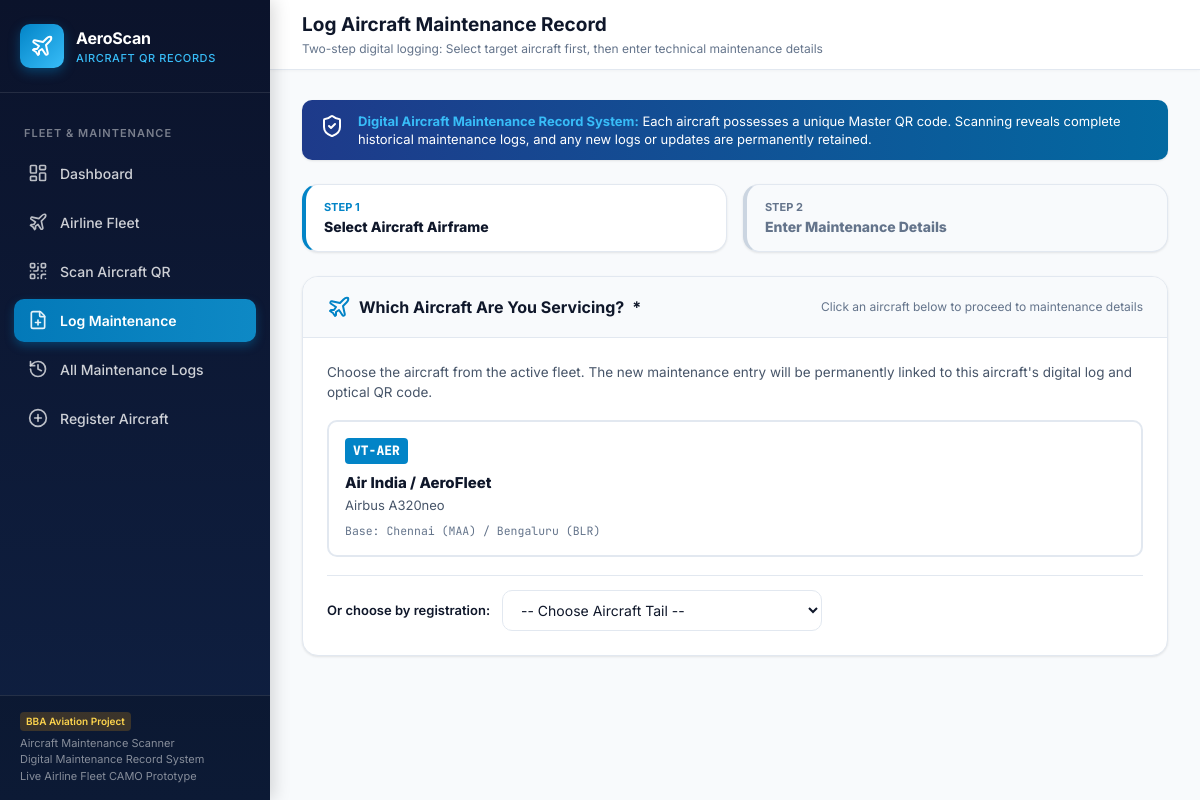
Page /maintenance/new on the committed database.
### tables this page shows
CREATE TABLE Aircraft (
        registration TEXT PRIMARY KEY,
        model TEXT NOT NULL,
        airline TEXT NOT NULL,
        msn TEXT,
        flight_hours TEXT,
        cycles TEXT,
        engine_type TEXT,
        home_base TEXT,
        airworthiness_status TEXT DEFAULT 'Airworthy & In Service',
        qr_code_path TEXT,
        created_at TIMESTAMP DEFAULT CURRENT_TIMESTAMP
    );

### app.py (the view, shortened to what this page needs)
@app.route("/maintenance/new", methods=["GET", "POST"])
def maintenance_create():
    conn = get_db_connection()
    cursor = conn.cursor()
    preselected_aircraft = request.args.get("aircraft", "").strip().upper()
    if not preselected_aircraft:
        preselected_aircraft = request.args.get("registration", "").strip().upper()
    cursor.execute("SELECT * FROM Aircraft ORDER BY airline ASC, registration ASC;")
    fleet = [dict(a) for a in cursor.fetchall()]
    conn.close()
    today_str = datetime.date.today().strftime("%Y-%m-%d")
    default_next = (datetime.date.today() + datetime.timedelta(days=30)).strftime("%Y-%m-%d")
    return render_template(
        "maintenance_form.html",
        fleet=fleet,
        selected_aircraft=preselected_aircraft,
        form_data={
            "service_date": today_str,
            "next_inspection_date": default_next,
            "service_status": "Completed — sample record"
        }
    )

### database.py (called while the page is built)
def get_db_connection(db_path=None):
    target_path = db_path or DB_PATH
    conn = sqlite3.connect(target_path)
    conn.row_factory = sqlite3.Row
    conn.execute("PRAGMA foreign_keys = ON;")
    return conn

### templates/maintenance_form.html (shortened to what this page needs)
{% extends "base.html" %}
{% block page_title %}Log Aircraft Maintenance Record{% endblock %}
{% block page_subtitle %}Two-step digital logging: Select target aircraft first, then enter technical maintenance details{% endblock %}
{% block content %}
<div style="max-width: 920px; margin: 0 auto;">
  <div style="display: flex; gap: 16px; margin-bottom: 24px;">
    <div id="step1Indicator" class="card" style="flex: 1; padding: 14px 18px; border-left: 4px solid var(--sky-primary); background: #FFF;">
      <div style="font-size: 11px; font-weight: 700; text-transform: uppercase; color: var(--sky-primary);">Step 1</div>
      <div style="font-size: 14px; font-weight: 800; color: var(--navy-dark);">Select Aircraft Airframe</div>
    </div>
    <div id="step2Indicator" class="card" style="flex: 1; padding: 14px 18px; border-left: 4px solid #CBD5E1; background: #F8FAFC;">
      <div style="font-size: 11px; font-weight: 700; text-transform: uppercase; color: var(--text-muted);">Step 2</div>
      <div style="font-size: 14px; font-weight: 800; color: var(--text-muted);" id="step2IndicatorText">Enter Maintenance Details</div>
    </div>
  </div>
  <form method="POST" id="maintenanceForm">
    <div class="card" id="aircraftSelectionCard" style="margin-bottom: 24px;">
      <div class="card-header" style="background: #F8FAFC;">
        <h3 class="card-title">
          <i data-lucide="plane" style="color: var(--sky-primary);"></i>
          Which Aircraft Are You Servicing? <span class="required">*</span>
        </h3>
        <span style="font-size: 12px; color: var(--text-muted);">Click an aircraft below to proceed to maintenance details</span>
      </div>
      <div class="card-body">
        <p style="font-size: 13.5px; color: var(--text-secondary); margin-bottom: 18px;">
          Choose the aircraft from the active fleet. The new maintenance entry will be permanently linked to this aircraft's digital log and optical QR code.
        </p>
        <div style="display: grid; grid-template-columns: repeat(auto-fit, minmax(260px, 1fr)); gap: 14px; margin-bottom: 18px;">
          {% for plane in fleet %}
            <div
              class="aircraft-select-card"
              data-reg="{{ plane.registration }}"
              data-airline="{{ plane.airline }}"
              data-model="{{ plane.model }}"
              data-status="{{ plane.airworthiness_status }}"
              onclick="selectAircraft('{{ plane.registration }}', '{{ plane.airline }}', '{{ plane.model }}')"
              style="border: 2px solid {% if selected_aircraft == plane.registration %}var(--sky-primary){% else %}var(--border-subtle){% endif %}; border-radius: var(--radius-md); padding: 16px; cursor: pointer; transition: all 0.2s ease; background: {% if selected_aircraft == plane.registration %}#F0F9FF{% else %}#FFFFFF{% endif %};"
            >
              <div style="display: flex; justify-content: space-between; align-items: flex-start; margin-bottom: 8px;">
                <span style="background: var(--sky-primary); color: #FFF; font-family: 'JetBrains Mono', monospace; font-size: 13px; font-weight: 800; padding: 3px 8px; border-radius: 4px;">
                  {{ plane.registration }}
                </span>
              </div>
              <div style="font-weight: 800; font-size: 15px; color: var(--navy-dark); margin-bottom: 2px;">
                {{ plane.airline }}
              </div>
              <div style="font-size: 13px; color: var(--text-secondary); margin-bottom: 6px;">
                {{ plane.model }}
              </div>
              <div style="font-size: 11.5px; color: var(--text-muted); font-family: 'JetBrains Mono', monospace;">
                Base: {{ plane.home_base }}
              </div>
            </div>
          {% endfor %}
        </div>
        <div style="display: flex; align-items: center; gap: 12px; border-top: 1px solid var(--border-subtle); padding-top: 14px;">
          <label style="font-size: 13px; font-weight: 600; color: var(--navy-dark); white-space: nowrap;">
            Or choose by registration:
          </label>
          <select id="aircraftDropdownSelect" class="form-control" style="max-width: 320px;" onchange="onDropdownChange(this)">
            <option value="">-- Choose Aircraft Tail --</option>
          </select>
        </div>
      </div>
    </div>
  </form>
</div>
{% endblock %}

### static/css/style.css (style rules this page uses)
:root { --navy-darkest: #0B132B; --navy-dark: #0F172A; --navy-primary: #1E293B; --navy-surface: #1E3A8A; --navy-card: #0F284E; --sky-primary: #0284C7; --sky-light: #38BDF8; --sky-soft: #E0F2FE; --sky-accent: #0EA5E9; --bg-page: #F8FAFC; --bg-card: #FFFFFF; --border-subtle: #E2E8F0; --border-focus: #38BDF8; --text-primary: #0F172A; --text-secondary: #475569; --text-muted: #64748B; --text-on-dark: #F8FAFC; --status-success: #10B981; --status-success-bg: #ECFDF5; --status-success-border: #A7F3D0; --status-warning: #F59E0B; --status-warning-bg: #FFFBEB; --status-warning-border: #FDE68A; --status-danger: #EF4444; --status-danger-bg: #FEF2F2; --status-danger-border: #FECACA; --status-info: #3B82F6; --status-info-bg: #EFF6FF; --status-info-border: #BFDBFE; --sidebar-width: 270px; --header-height: 70px; --radius-sm: 6px; --radius-md: 10px; --radius-lg: 16px; --shadow-sm: 0 1px 3px rgba(0,0,0,0.06), 0 1px 2px rgba(0,0,0,0.04); --shadow-md: 0 4px 6px -1px rgba(15, 23, 42, 0.08), 0 2px 4px -2px rgba(15, 23, 42, 0.06); --shadow-lg: 0 10px 15px -3px rgba(15, 23, 42, 0.09), 0 4px 6px -4px rgba(15, 23, 42, 0.05); }
* { box-sizing: border-box; margin: 0; padding: 0; }
body { font-family: 'Inter', -apple-system, BlinkMacSystemFont, "Segoe UI", Roboto, sans-serif; background-color: var(--bg-page); color: var(--text-primary); line-height: 1.5; -webkit-font-smoothing: antialiased; }
.card { background: var(--bg-card); border-radius: var(--radius-lg); border: 1px solid var(--border-subtle); box-shadow: var(--shadow-sm); overflow: hidden; }
.card-header { padding: 18px 24px; border-bottom: 1px solid var(--border-subtle); display: flex; align-items: center; justify-content: space-between; background: #FFFFFF; }
.card-title { font-size: 16px; font-weight: 700; color: var(--navy-dark); display: flex; align-items: center; gap: 8px; }
.card-body { padding: 24px; }
.form-control { padding: 10px 14px; border-radius: var(--radius-md); border: 1px solid var(--border-subtle); background: #FFFFFF; font-size: 14px; color: var(--text-primary); transition: border-color 0.2s ease, box-shadow 0.2s ease; font-family: inherit; }

### rows in the picture
Aircraft: registration "VT-AER", airline "Air India / AeroFleet", model "Airbus A320neo", home_base "Chennai (MAA) / Bengaluru (BLR)"
